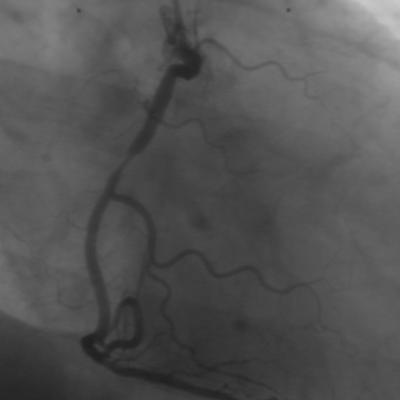
#> input picture OpenCV/img/vas0 .bmp, 400 x 400 px
$ python demo10.py   (older library calls are emulated)
#> lines starting #> are read from the running program, lines starting #| are printed output that depends on the picture
from skimage import data,color,morphology
import cv2 as cv
import cv2

#读取图片
img1 = cv2.imread('../img/vas0 .bmp')
#> img1 is the input picture: shape (400, 400, 3); min 31, max 202, mean 83.2
img11 = cv2.cvtColor(img1, cv2.COLOR_BGR2GRAY)


laplacian = cv2.Laplacian(img11, cv2.CV_16S, ksize=5)
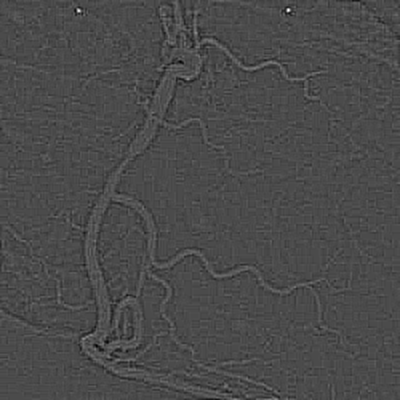
#> laplacian: shape (400, 400) int16; min -490, max 1174, mean 0; drawn with min black and max white
dst = cv2.convertScaleAbs(laplacian)
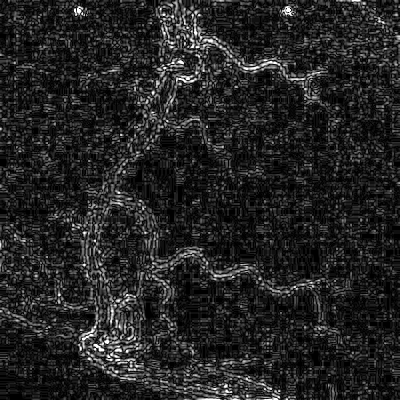
#> dst: shape (400, 400); min 0, max 255, mean 35.7
img2 = cv2.bitwise_not(dst)
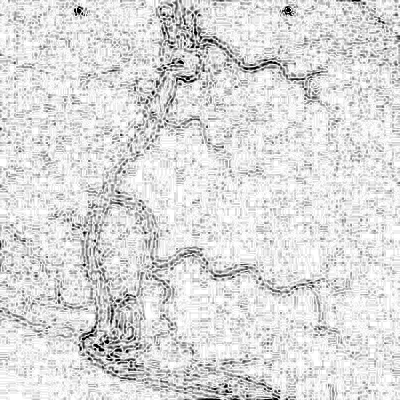
#> img2: shape (400, 400); min 0, max 255, mean 219.3

#反色


#显示图片
cv2.imshow("img1",img1)
cv2.imshow("img2",img2)

print(img1.shape)
#| (400, 400, 3)
print(img2.shape)
#| (400, 400)


cv2.waitKey()
cv2.destroyAllWindows()
